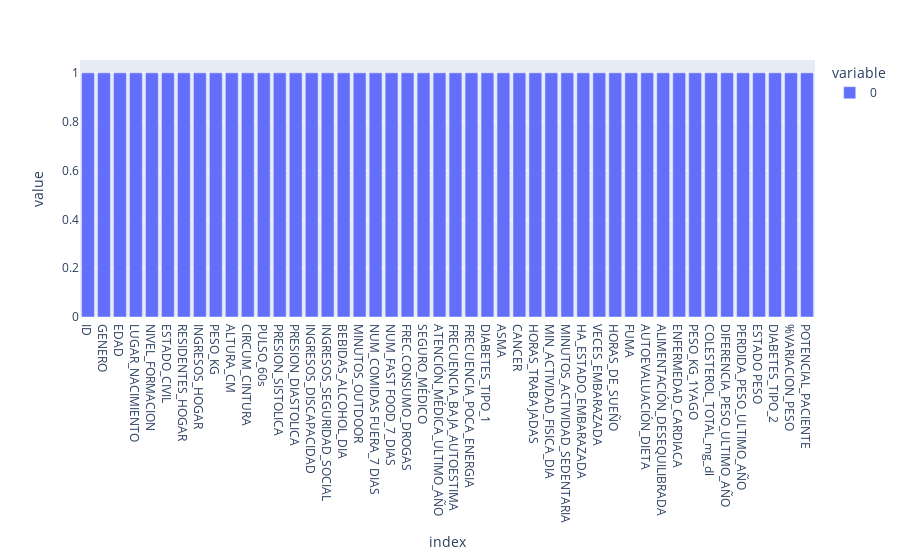

Notebook code for this chart:
### Code cell
px.bar(nha.count()/len(nha))

### Figure 1 — Plotly figure (JSON) as saved in the notebook; plotly's stock layout.template omitted (floating-point values rounded to 4 significant figures)
{"data": [{"alignmentgroup": "True", "hovertemplate": "variable=0<br>index=%{x}<br>value=%{y}<extra></extra>", "legendgroup": "0", "marker": {"color": "#636efa"}, "name": "0", "offsetgroup": "0", "orientation": "v", "showlegend": true, "textposition": "auto", "type": "bar", "x": ["ID", "GENERO", "EDAD", "LUGAR_NACIMIENTO", "NIVEL_FORMACION", "ESTADO_CIVIL", "RESIDENTES_HOGAR", "INGRESOS_HOGAR", "PESO_KG", "ALTURA_CM", "CIRCUM_CINTURA", "PULSO_60s", "PRESION_SISTOLICA", "PRESION_DIASTOLICA", "INGRESOS_DISCAPACIDAD", "INGRESOS_SEGURIDAD_SOCIAL", "BEBIDAS_ALCOHOL_DIA", "MINUTOS_OUTDOOR", "NUM_COMIDAS FUERA_7 DIAS", "NUM_FAST FOOD_7_DIAS", "FREC.CONSUMO_DROGAS", "SEGURO_MÉDICO", "ATENCIÓN_MÉDICA_ULTIMO_AÑO", "FRECUENCIA_BAJA_AUTOESTIMA", "FRECUENCIA_POCA_ENERGIA", "DIABETES_TIPO_1", "ASMA", "CANCER", "HORAS_TRABAJADAS", "MIN_ACTIVIDAD_FISICA_DIA", "MINUTOS_ACTIVIDAD_SEDENTARIA", "HA_ESTADO_EMBARAZADA", "VECES_EMBARAZADA", "HORAS_DE_SUEÑO", "FUMA", "AUTOEVALUACIÓN_DIETA", "ALIMENTACIÓN_DESEQUILIBRADA", "ENFERMEDAD_CARDIACA", "PESO_KG_1YAGO", "COLESTEROL_TOTAL_mg_dl", "DIFERENCIA_PESO_ULTIMO_AÑO", "PERDIDA_PESO_ULTIMO_AÑO", "ESTADO PESO", "DIABETES_TIPO_2", "%VARIACION_PESO", "POTENCIAL_PACIENTE"], "xaxis": "x", "y": [1, 1, 1, 1, 1, 1, 1, 1, 1, 1, 1, 1, 1, 1, 1, 1, 1, 1, 1, 1, 1, 1, 1, 1, 1, 1, 1, 1, 1, 1, 1, 1, 1, 1, 1, 1, 1, 1, 1, 1, 1, 1, 1, 1, 1, 1], "yaxis": "y"}], "layout": {"barmode": "relative", "legend": {"title": {"text": "variable"}, "tracegroupgap": 0}, "margin": {"t": 60}, "xaxis": {"anchor": "y", "domain": [0, 1], "title": {"text": "index"}}, "yaxis": {"anchor": "x", "domain": [0, 1], "title": {"text": "value"}}}}
